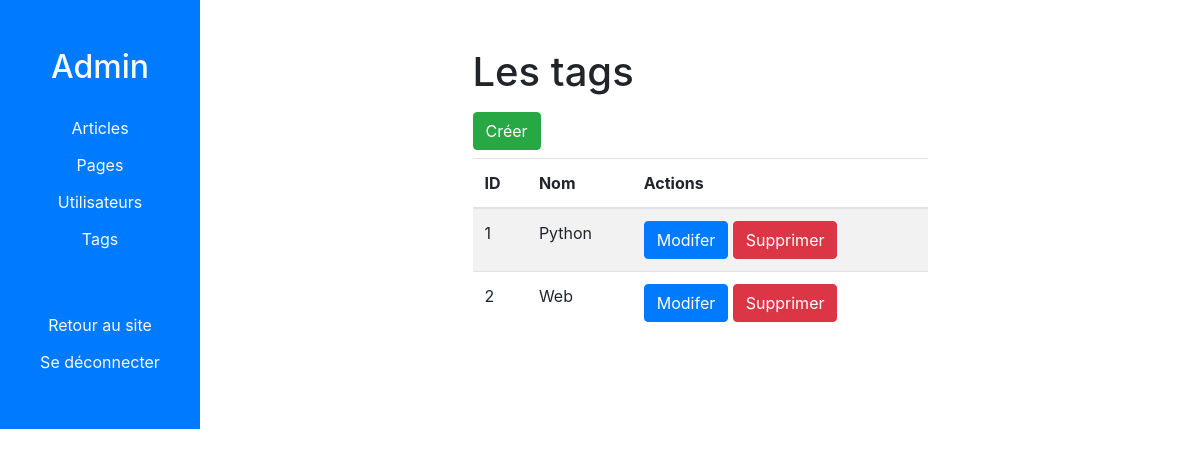
Before: /admin/tags (signed in) with the older database file.
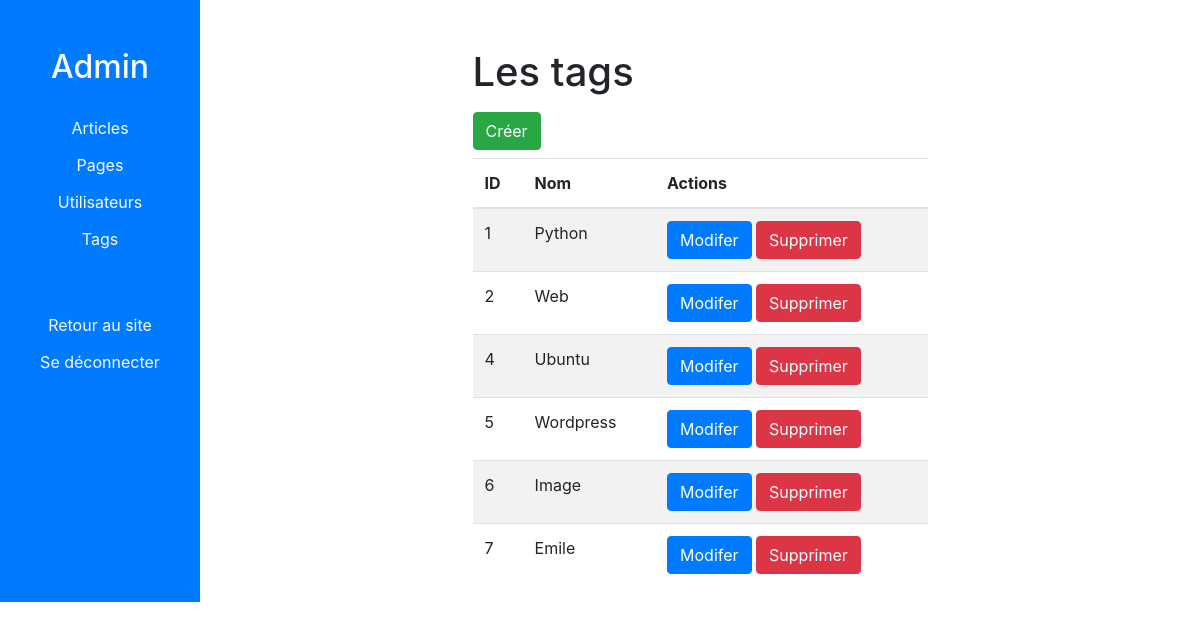
After: the same page with the newer database file.
### views.py (models this page shows)
class Tag(db.Model):
    id = db.Column(db.Integer, primary_key=True)
    name = db.Column(db.String(50), nullable=False)

### views.py (the view)
@app.route('/admin/tags')
@login_required
def admin_tags():
    tags = Tag.query.all()
    return render_template('admin-tags.html', tags=tags)

### views.py (called while the page is built)
@login_manager.user_loader
def load_user(user_id):
    return User.query.get(user_id)

@app.context_processor
def inject_pages():
    pages = Page.query.filter_by(published=True)
    return {'site_pages': pages}

### templates/admin-tags.html (shortened to what this page needs)
{% extends 'admin.html' %}
{% block admin_content %}
<div class="col-md-9 col-lg-7 col-xl-6 mx-auto">
    <h1 class="mt-5">Les tags</h1>
    <a class="btn btn-success my-2" href="{{ url_for('admin_tags_create') }}">Créer</a>
    <table class="table table-striped">
        <thead>
            <tr>
                <th>ID</th>
                <th>Nom</th>
                <th>Actions</th>
            </tr>
        </thead>
        <tbody>
            {% for tag in tags %}
            <tr>
                <td>{{ tag.id }}</td>
                <td>{{ tag.name }}</td>
                <td>
                    <a class="btn btn-primary" href="{{ url_for('admin_tags_edit', tag_id=tag.id) }}">
                        Modifer
                    </a>
                    <form action="{{ url_for('admin_tags_delete', tag_id=tag.id) }}" method="POST" class="d-inline">
                        <input type="submit" class="btn btn-danger" value="Supprimer">
                    </form>
                </td>
            </tr>
            {% endfor %}
        </tbody>
    </table>
</div>
{% endblock %}

Changed rows visible on the page:
added Tag: id "4", name "Ubuntu"
added Tag: id "5", name "Wordpress"
added Tag: id "6", name "Image"
added Tag: id "7", name "Emile"
